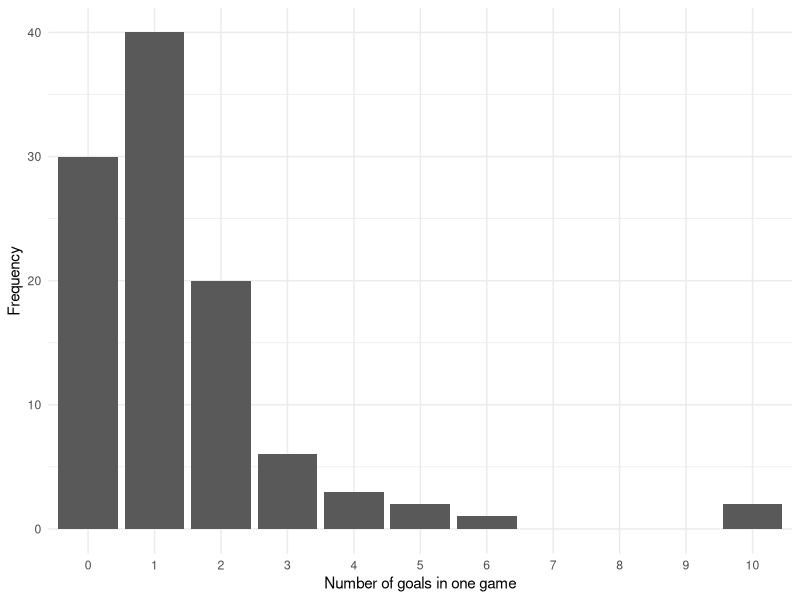

Generate this figure with R:
## ---- chunk 1
library(tidyverse)
library(ggplot2)
## ---- chunk 2
y = c(1, 15, 42, 32, 10) # input the observed counts
x = 0:4 # define the corresponding groups
# getting no even on all 4 is (1/2)^4 - getting 1 even is (1/2)^1
p = dbinom(x, size = 4, prob = 1/2)
p
e_y = sum(y) * p
e_y # looks like all expected values ate greater or equal to 5
## ---- chunk 3
t0 = sum( (y - e_y)^2/e_y )
t0
## ---- chunk 4
pchisq(t0, df = 4, lower.tail = FALSE) # lower tail is false as we want to find area on lower end

## ---- chunk 5
x = matrix(c(10, 20, 90, 99980), ncol = 2)
colnames(x) = c("Breast cancer: yes", "Breast cancer: no")
rownames(x) = c("Mammogram: positive", "Mammogram: negative")
x
a = x[1,1]
b = x[1,2]
c = x[2,1]
d = x[2,2]
RR = a*(c+d) / (c*(a+b))
RR
## ---- chunk 6
OR = a*d/(b*c)
OR
## ---- chunk 7
ORse = sqrt(1/a + 1/b + 1/c + 1/d)
ORse
logOR = log(OR, exp(1))
logOR
conf_int = c((logOR - 1.96 * ORse), (logOR + 1.96 * ORse))
conf_int
conf_int = exp(conf_int)
conf_int
## ---- chunk 8
goals <- c(
  1, 0, 0, 1, 1, 0, 0, 0, 1, 1, 2, 2, 4, 0, 10,
  0, 1, 1, 2, 3, 0, 4, 1, 3, 6, 0, 1, 0, 10, 1,
  2, 1, 0, 1, 1, 2, 3, 3, 3, 1, 2, 0, 0, 0, 0,
  1, 1, 1, 1, 1, 2, 0, 1, 0, 2, 2, 0, 1, 2, 1,
  1, 0, 1, 1, 0, 2, 2, 1, 0, 5, 2, 1, 4, 1, 1,
  0, 0, 1, 3, 0, 1, 0, 1, 2, 2, 0, 2, 1, 1, 1,
  0, 1, 0, 1, 2, 1, 2, 0, 2, 1, 0, 1, 5, 2
)
n = 104 # number of games
goal_range = 0:max(goals)
goal_factor = factor(goals, levels = goal_range)
goal_occurences = table(goal_factor)
goal_occurences
total_goals = sum(goals)
total_goals
## ---- chunk 9
# first need to convert table into dataframe for use in ggplot2
goals_df = goal_occurences |> as.data.frame()
goals_df |> colnames() = c("Goals", "Frequency")

# then we can plot the histogram

goals_df |> ggplot() + aes(x = Goals, y = Frequency) + geom_bar(stat = "identity") + labs(x = "Number of goals in one game", y = "Frequency") + theme_minimal()
## ---- chunk 10
lambda = mean(goals)
lambda
## ---- chunk 11
poisson_probs = dpois(0:10, lambda)

poisson_probs
## ---- chunk 12
expected_goals = poisson_probs * 104
expected_goals

expected_table = data.frame(
  Goals = goals_df$Goals,
  Probability = round(poisson_probs, 5),
  Expected = round(expected_goals, 5),
  Actual = goals_df$Frequency
)
expected_table
## ---- chunk 13
exp_combined = expected_table |>
  mutate(Goals = as.character(Goals)) |>
  mutate(Goals = ifelse(as.numeric(Goals) >= 4, "4+", Goals)) |>
  group_by(Goals) |>
  summarise(
    Probability = sum(Probability),
    Expected = sum(Expected),
    Actual = sum(Actual)
  ) 
exp_combined
